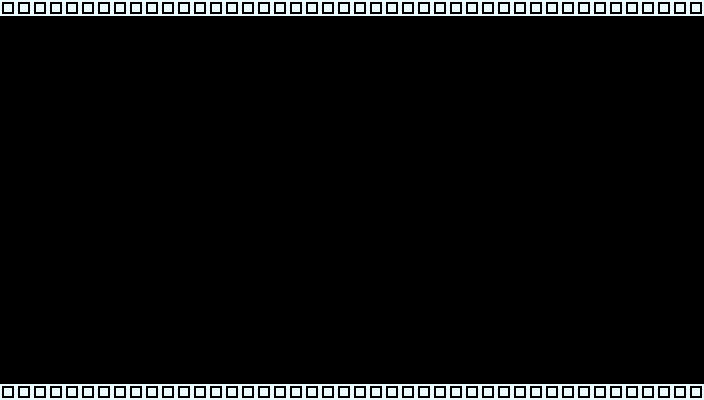

This is a level from a 2D game, rendered from its Tiled map with the project's own tilesets. A one-line summary and the map file follow, with tile-layer data summarised:
An orthogonal 44x25 tile map with 16x16 px tiles, 1 tile layer (Tile Layer 1).

<map version="1.0" orientation="orthogonal" width="44" height="25" tilewidth="16" tileheight="16">
 <tileset firstgid="1" name="Tiles" tilewidth="16" tileheight="16">
  <image source="../images/tiles.png" width="48" height="16" />
 </tileset>
 <layer name="Tile Layer 1" width="44" height="25">
  <properties>
   <property name="collision" value="true" />
   <property name="tileset" value="Tiles" />
  </properties>
  <data>[1100 cells, 88 non-empty, 1 distinct tile ids]</data>
 </layer>
</map>